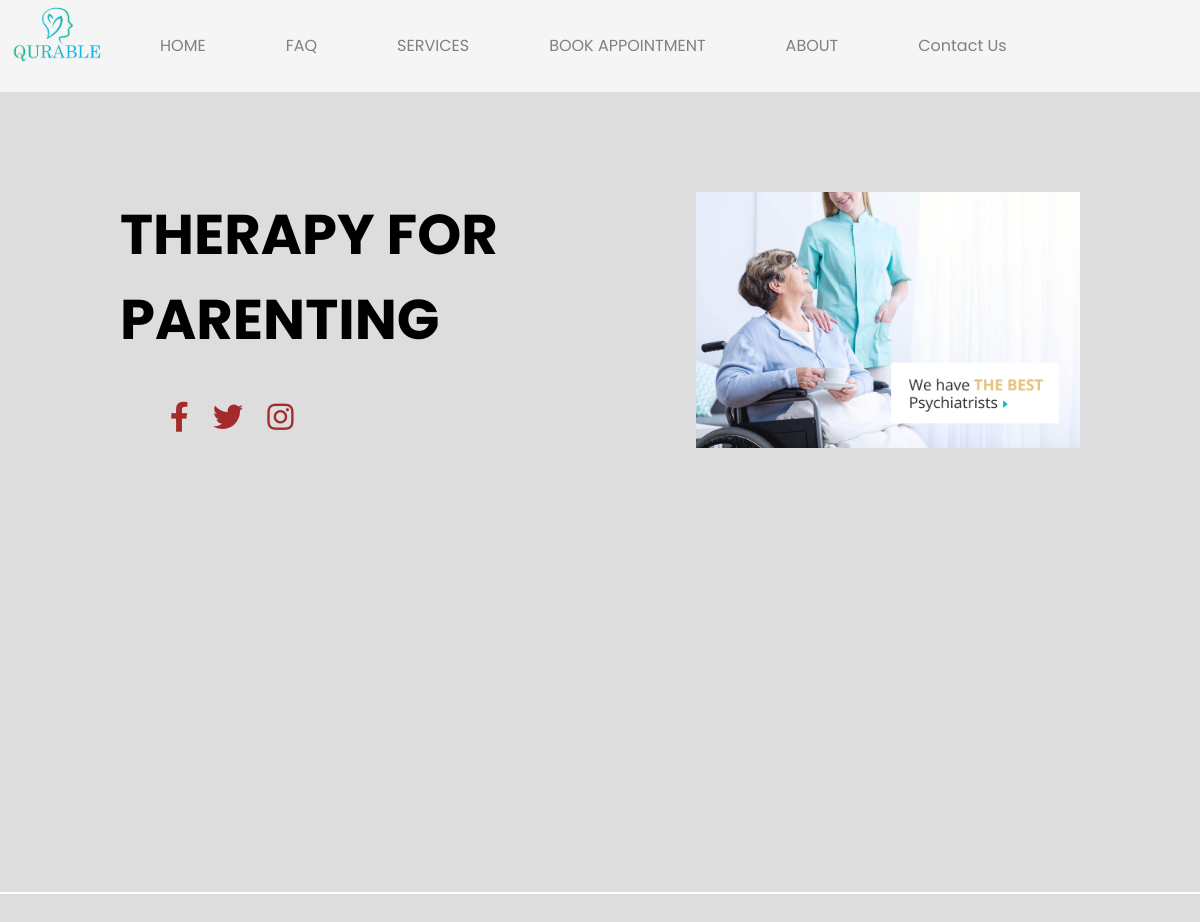
The app's page /inside/Therapy for Parenting/ with its own data.
### main/models.py (models this page shows, shortened)
class Cards(models.Model):
    card_name=models.CharField(max_length=50)
    card_image=models.ImageField()
    card_heading=models.CharField(max_length=200,default=None)
    card_details=models.CharField(max_length=250,default=None)
    card_description=models.TextField()

### main/views.py (the view)
# urls.py: path('inside/<str:name>/',views.inside,name='inside'),
def inside(request,name):
    display=Cards.objects.filter(card_name=name)
    data={'display':display,}
    return render(request, 'inside.html',data)

### main/templates/inside.html (shortened to what this page needs)
{% extends 'layout.html' %}
{% load static %}
{% block body %}
    {% for n in display %}
    <head>
        <link rel="stylesheet" href="{% static './static/inside.css'%}">
    </head>
    <div class="section">
        <div class="container">
            <div class="content-section">
                <div class="title">
                    <h1>{{ n.card_name }}</h1>
                </div>
                <div class="social">
                    <a href=""><i class="fab fa-facebook-f"></i></a>
                    <a href=""><i class="fab fa-twitter"></i></a>
                    <a href="https://www.instagram.com/qurable.in/"><i class="fab fa-instagram"></i></a>
                </div>
            </div>
            <div class="image-section">
                <img src="{{ n.card_image.url }}" alt="">
            </div>
        </div>
    </div>
    {% endfor %}
{% endblock %}

### main/static/static/animation.css (style rules this page uses)
* { margin: 0; padding: 0; box-sizing: border-box; }

### main/static/static/inside.css (style rules this page uses)
* { margin: 0px; padding: 0px; box-sizing: border-box; font-family: 'Poppins', sans-serif; }
body { background-color: #ddd; }
.section { width: 100%; min-height: 100vh; background-color: #ddd; }
.container { width: 80%; display: block; margin: auto; padding-top: 100px; }
.content-section { float: left; width: 55%; }
.image-section { float: right; width: 40%; }
.image-section img { width: 100%; height: auto; }
.content-section .title { text-transform: uppercase; font-size: 28px; }
.content-section .social { margin: 40px 40px; }
.content-section .social i { color: #a52a2a; font-size: 30px; padding: 0px 10px; }

### records on screen
Cards: card_name "THERAPY FOR PARENTING", card_image (picture)
